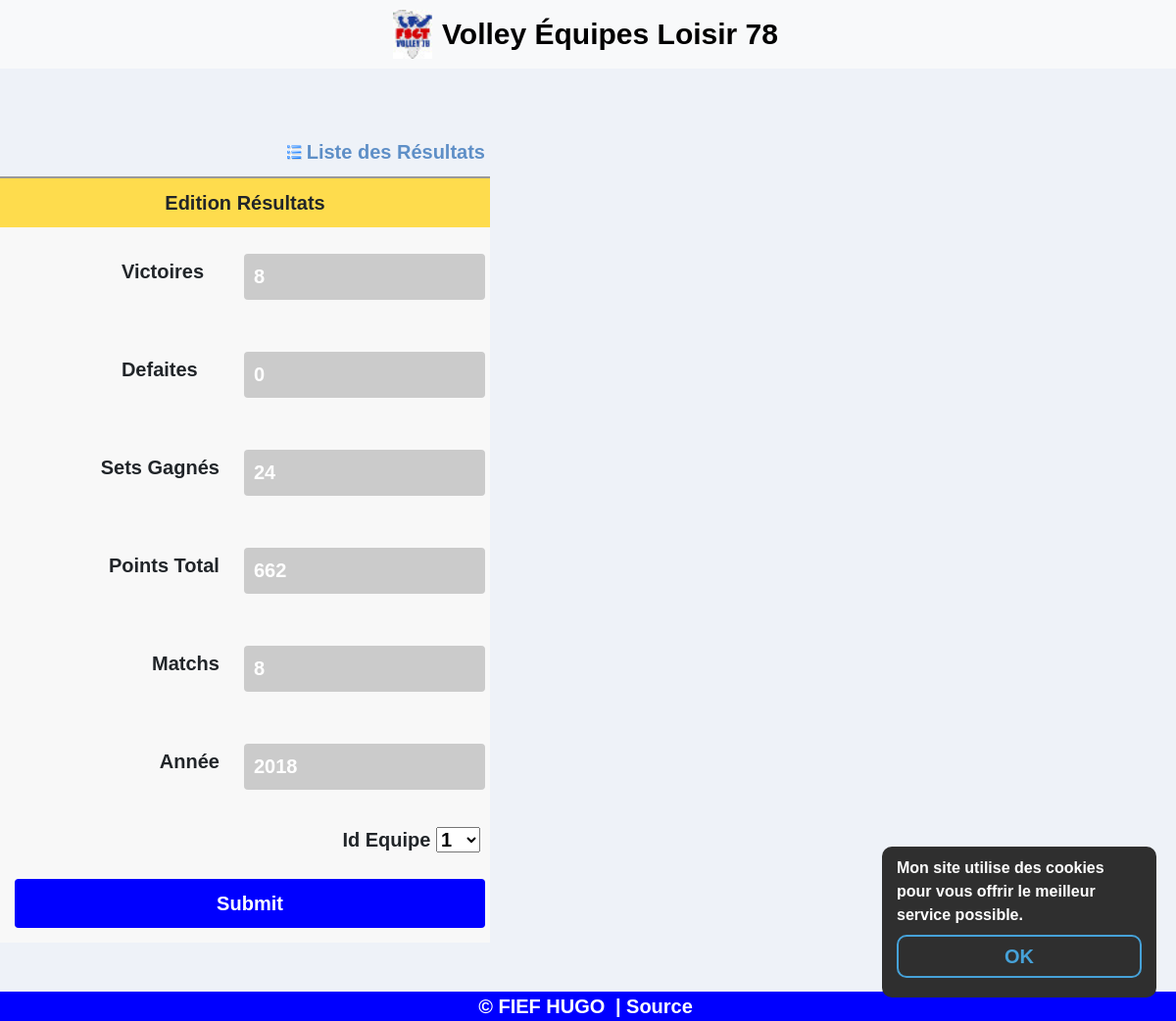
Screenshot of /crud/edit.php?year=2018&id=12 (signed in) with the database file from the repository.
### tables this page shows
CREATE TABLE IF NOT EXISTS `volley_resultats` (
  `id` int(11) NOT NULL AUTO_INCREMENT,
  `victoires` int(11) NOT NULL,
  `defaites` int(11) NOT NULL,
  `nb_sets_gagnes` int(11) NOT NULL,
  `nb_points_total` int(11) NOT NULL,
  `nb_matchs` int(11) NOT NULL,
  `annee` int(11) NOT NULL,
  `id_equipe` int(11) NOT NULL,
  PRIMARY KEY (`id`)
);

### crud/edit.php (called while the page is built, shortened)
<?php
$get_year = htmlspecialchars(Util::getGetParam('year'));
$get_year = (int)$get_year;
$user = Resultats::getResultats($_GET["id"], $get_year);
require_once("views/edit.view.php");
require_once('../include/footer.php');
?>

### include/class/Util.php (called while the page is built, shortened)
<?php
class Util
{
    public static function getGetParam($param)
    {
        if (!empty($_GET[$param]) && $_GET[$param] !== '') {
            return $_GET[$param];
        }
        return '';
    }
}
?>

### include/class/Bdd.php (called while the page is built, shortened)
<?php
class Bdd
{
    private static $_instance = null;
    private function __construct()
    {
        $this->conn = new PDO('mysql:host=localhost;dbname=volley;charset=utf8', 'root', '', array(PDO::ATTR_ERRMODE => PDO::ERRMODE_EXCEPTION));
    }
    public static function getInstance()
    {
        if (!static::$_instance) {
            static::$_instance = new Bdd();
        }
        return static::$_instance;
    }
}

### include/class/Resultats.php (called while the page is built, shortened)
<?php
class Resultats extends Bdd
{
    public static function getResultats($idResultat, $year)
    {
        return Bdd::getInstance()->conn->query('SELECT * FROM `volley_resultats` WHERE
            `id` = "' . $idResultat . '" AND annee = "' . $year . '"')->fetchAll();
    }
}
?>

### crud/views/edit.view.php (the view, shortened to what this page needs)
<div class="content">
    <form name="frmUser" method="post" action="">
        <div style="width:500px;">
            <div style="padding-bottom:5px;">
                <a style="display: flex; justify-content: flex-end; align-items: center;" href="index.php" class="link">
                    <img style="display: block; margin-right: 5px;" alt='List' title='List'
                         src='../ressources/crud/list.png' width='15px' height='15px'/>
                    Liste des Résultats
                </a>
            </div>
            <table border="0" style="width: 500px; text-align: center;"
                   aria-describedby="édition résultats" class="tblSaveForm">
                <tr class="tableheader">
                    <td colspan="2">Edition Résultats</td>
                </tr>
                <?php foreach ($user as $value) { ?>
                    <tr>
                        <td><label>Victoires</label></td>
                        <td>
                            <input class="form-control txtField" id="validationServer01"
                                type="number" placeholder="Moyenne E4" step="1"
                                name="victoires" min="0" max="9999"
                                value="<?php echo $value['victoires']; ?>"
                            >
                        </td>
                    </tr>
                    <tr>
                        <td><label>Defaites</label></td>
                        <td>
                            <input class="form-control txtField" id="validationServer01"
                                type="number" placeholder="Moyenne E4" step="1"
                                name="defaites" min="0" max="9999"
                                value="<?php echo $value['defaites']; ?>"
                            >
                        </td>
                    </tr>
                    <tr>
                        <td><label style="width: inherit; padding: 0;">Sets Gagnés</label></td>
                        <td>
                            <input class="form-control txtField" id="validationServer01"
                                type="number" placeholder="Moyenne E4" step="1"
                                name="nb_sets_gagnes" min="0" max="9999"
                                value="<?php echo $value['nb_sets_gagnes']; ?>"
                            >
                        </td>
                    </tr>
                    <tr>
                        <td><label style="width: inherit; padding: 0;">Points Total</label></td>
                        <td>
                            <input class="form-control txtField" id="validationServer01"
                                type="number" placeholder="Moyenne E4" step="1"
                                name="nb_points_total" min="0" max="9999"
                                value="<?php echo $value['nb_points_total']; ?>"
                            >
                        </td>
                    </tr>
                    <tr>
                        <td><label style="width: inherit; padding: 0;">Matchs</label></td>
                        <td>
                            <input class="form-control txtField" id="validationServer01"
                                type="number" placeholder="Moyenne E4" step="1"
                                name="nb_matchs" min="0" max="9999"
                                value="<?php echo $value['nb_matchs']; ?>"
                            >
                        </td>
                    </tr>
                    <tr>
                        <td><label style="width: inherit; padding: 0;">Année</label></td>
                        <td>
                            <input class="form-control txtField" id="validationServer01"
                                type="number" placeholder="Moyenne E4" step="1"
                                name="annee" min="2000" max="9999"
                                value="<?php echo $value['annee']; ?>"
                            >
                        </td>
                    </tr>
                    <tr>
                        <td></td>
                        <td style="text-align: right;">
                            Id Equipe
                            <select name="equipe_id">
                                <?php
                                foreach (Bdd::getInstance()->conn->query('SELECT * FROM volley_resultats') as $row) {
                                    echo '<option value="' . $row['id'] . '">' .
                                        $row['id_equipe'] . '</option>';
                                }
                                ?>
                            </select>
                        </td>
                    </tr>
            <?php } ?>
                <tr>
                    <td colspan="2">
                        <input type="submit" name="submit" value="Submit" class="btnSubmit">
                    </td>
                </tr>
            </table>
        </div>
    </form>
</div>

### css/style.css (style rules this page uses)
* { font-family: cursive, sans-serif !important; }
*:not(h1):not(h2) { font-weight: bold !important; font-size: 20px !important; }
html, body { width: 100%; height: 100%; margin: 0; }
body { background-color: #EEF2F8; }
a { text-decoration: none; }
label { padding: 0 10px 0 0; font-size: 26px; line-height: 70px; display: none; width: 26px; float: right; }
.content { z-index: -1; width: 100%; margin-top: 70px; }
input[type=submit] { background-color: blue; color: white; border: none; padding: 10px; }
input { font-family: cursive; font-weight: normal; font-size: 16px; }
.logform input, a { margin: 5px; }
input { width: 100%; margin: 5px; }
.tblSaveForm { border-top: 2px #999999 solid; background-color: #f8f8f8; }
.tableheader { background-color: #fedc4d; }
.btnSubmit { background-color: #fd9512; padding: 5px; border-color: #FF6600; border-radius: 4px; color: white; }
.txtField { padding: 5px; border: #fedc4d 1px solid; border-radius: 4px; }
.link { text-decoration: none; color: #5e8fc7; font-size: 11px; }

### crud/views/edit.view.php (style rules this page uses)
label { display: block; padding: 0 100px 0 0; font-size: 18px; }
td { padding: 10px; }
input[type="number"] { background-color: #CBCBCB; color: white; border-style: none; padding: 10px; }

### rows the page displays
volley_resultats: victoires "8", defaites "0", nb_sets_gagnes "24", nb_points_total "662", nb_matchs "8", annee "2018"

### other values shown
form field equipe_id "1"
